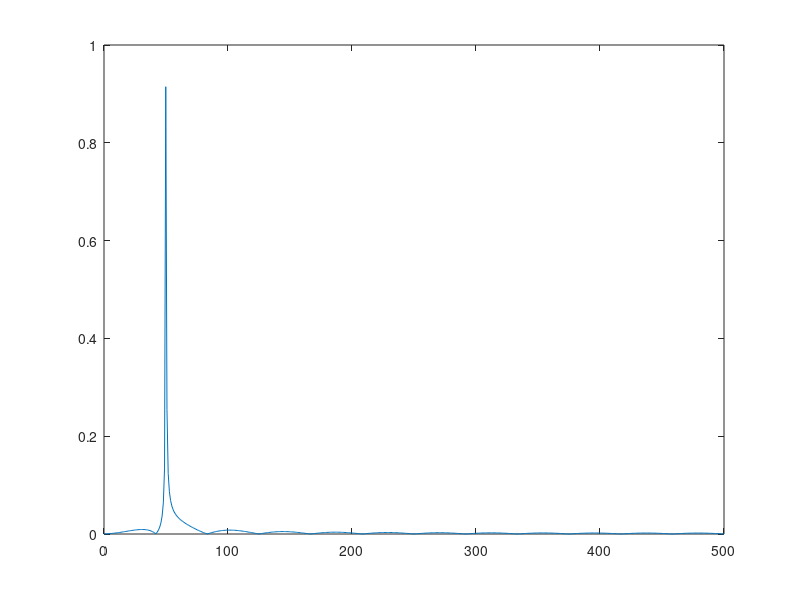

Write the MATLAB code that produced this figure.
Fs=1000;
T=1/Fs;
L=1000;
newL=1024;    
t=0:newL-1;
t=t*T;
x=cos(2*pi*50*t);
x(:,L+1:newL)=0.0;
y=fft(x);
p1=abs(y/newL);
p2=p1(:,1:newL/2+1);
p2(:,2:end-1)=2*p2(:,2:end-1);
f=(0:newL/2)*Fs/newL;
plot(f(1:newL/2+1),p2(1:newL/2+1));

    